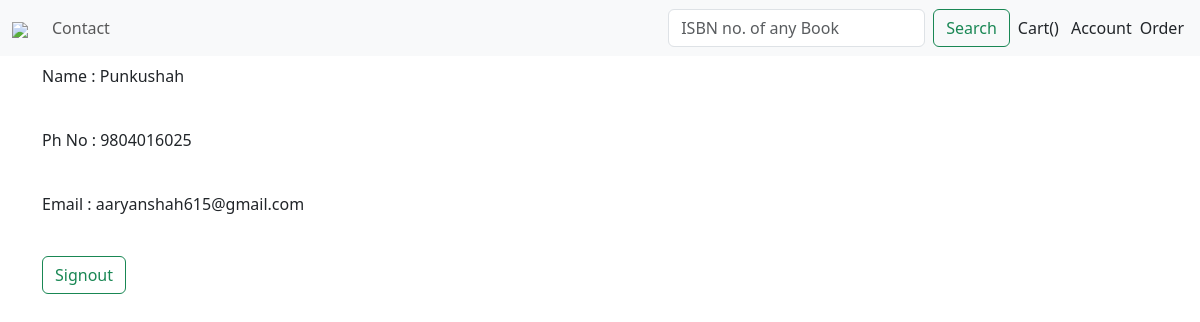
The page /account/ (signed in) on the database as committed earlier.
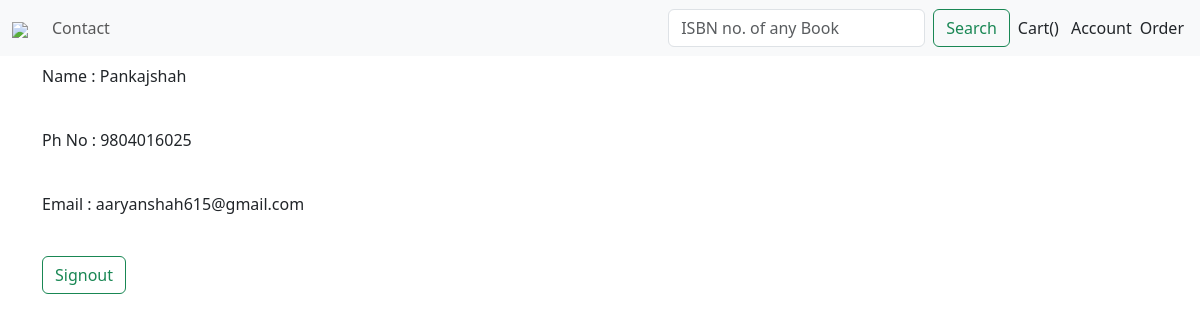
The same page on the database as committed later.
### account/models.py (models this page shows, shortened)
class User(AbstractBaseUser):
    email = models.EmailField(
        verbose_name="Email",
        max_length=255,
        unique=True,
    )
    tc=models.IntegerField(default=0)
    ph=models.CharField(max_length=20)
    name=models.CharField(max_length=200)
    is_active = models.BooleanField(default=False)
    is_admin = models.BooleanField(default=False)
    created_at=models.DateTimeField(auto_now_add=True)
    updated_at=models.DateTimeField(auto_now=True)
    objects = UserManager()
    USERNAME_FIELD = "email"
    REQUIRED_FIELDS = ['name','ph']

### apps/views.py (the view)
# urls.py: path('account/',Account.as_view(),name='account'),
@method_decorator(login_required(login_url='Login'), name='dispatch')
class Account(View):
    def get(self,request):
      email = request.user.email
      name = request.user.name
      ph= request.user.ph
      return render(request, 'account.html', {'email':email, 'name':name,'ph':ph})

### templates/account.html
{% extends 'navbar.html' %}
{% block navbar %}
 <div class="container my-2">
     <p for="name"> Name : {{ name }}</p><br>
     <p for="name">Ph No : {{ph}}</p><br>
     <p for="name">Email : {{email}}</p><br>
     <a class="btn btn-outline-success" href="{% url 'Logout' %}">Signout</a>
 </div>
{% endblock navbar%}

### templates/navbar.html (shortened to what this page needs)
{% load static %}
<!DOCTYPE html>
<html lang="en">
<head>
  <link rel="stylesheet" href="https://cdnjs.cloudflare.com/ajax/libs/font-awesome/4.7.0/css/font-awesome.min.css">
<link href="https://cdn.jsdelivr.net/npm/bootstrap@5.3.0-alpha1/dist/css/bootstrap.min.css" rel="stylesheet">
</head>
<body>
       <nav class="navbar navbar-expand-lg bg-body-tertiary">
  <div class="container-fluid">
    <a class="navbar-brand" href="/"><img src="media/images/logo1.png" width="100px"></a>
    <div class="collapse navbar-collapse" id="navbarSupportedContent">
      <ul class="navbar-nav me-auto mb-2 mb-lg-0">
        <li class="nav-item">
          <a class="nav-link" href='{% url "contact" %}'>Contact</a>
        </li>
      </ul>
      <form class="d-flex" role="search" method="post" action="navbar">
        <input class="form-control me-2" name="search"type="search" placeholder="ISBN no. of any Book" aria-label="Search">
        <button class="btn btn-outline-success" name="submit"value="submit" type="submit">Search</button>
      </form>
      <div class="nav-item mx-2">
        <a class="nav-link " href="{% url 'cart' %}">Cart({{n}})</a>
      </div>
      {% if email %}
        <div class="nav-item mx-1">
          <a class="nav-link " href="{% url 'account' %}">Account</a>
        </div>
        <div class="nav-item mx-1">
          <a class="nav-link " href="{% url 'orderview' %}">Order</a>
        </div>
      {% endif %}
    </div>
  </div>
</nav>
   {% block navbar %} {% endblock navbar %}
</body>
</html>

Rows that differ between the two databases and show on the page:
changed User "aaryanshah615@gmail.com": name "Punkushah" → "Pankajshah"
